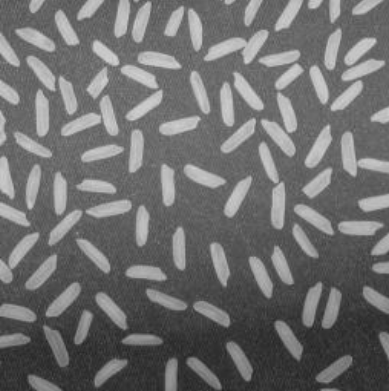
#> input picture CV/proForCV_test4/img.png, 389 x 391 px
$ python split.py   (older library calls are emulated)
#> lines starting #> are read from the running program, lines starting #| are printed output that depends on the picture
import cv2
import numpy as np
imgpath='img.png'


#sobel
img = cv2.imread(imgpath, 0)
#> img is the input picture: shape (391, 389); min 34, max 208, mean 110.6

x = cv2.Sobel(img, cv2.CV_16S, 1, 0)
y = cv2.Sobel(img, cv2.CV_16S, 0, 1)

absX = cv2.convertScaleAbs(x)

absY = cv2.convertScaleAbs(y)

dst1 = cv2.addWeighted(absX, 0.5, absY, 0.5, 0)

cv2.imshow("Result", dst1)
cv2.imwrite('sobel.png',dst1)
#cv2.waitKey(0)
#cv2.destroyAllWindows()


#Roberts

img = cv2.imread(imgpath)

grayImage = cv2.cvtColor(img, cv2.COLOR_BGR2GRAY)


kernelx = np.array([[-1, 0], [0, 1]], dtype=int)
kernely = np.array([[0, -1], [1, 0]], dtype=int)
x = cv2.filter2D(grayImage, cv2.CV_16S, kernelx)
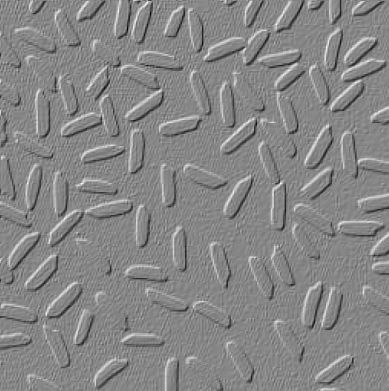
#> x: shape (391, 389) int16; min -74, max 66, mean -0.2; drawn with min black and max white
y = cv2.filter2D(grayImage, cv2.CV_16S, kernely)
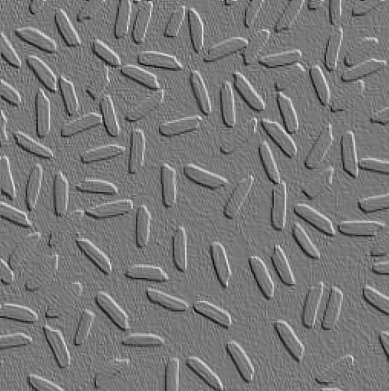
#> y: shape (391, 389) int16; min -63, max 70, mean -0.1; drawn with min black and max white

absX = cv2.convertScaleAbs(x)
absY = cv2.convertScaleAbs(y)
dst2 = cv2.addWeighted(absX, 0.5, absY, 0.5, 0)

cv2.imshow("Result2", dst2)
cv2.imwrite('Roberts.png',dst2)
#cv2.waitKey(0)


#prewitt

img = cv2.imread(imgpath)


grayImage = cv2.cvtColor(img, cv2.COLOR_BGR2GRAY)

kernelx = np.array([[1, 1, 1], [0, 0, 0], [-1, -1, -1]], dtype=int)
kernely = np.array([[-1, 0, 1], [-1, 0, 1], [-1, 0, 1]], dtype=int)
x = cv2.filter2D(grayImage, cv2.CV_16S, kernelx)
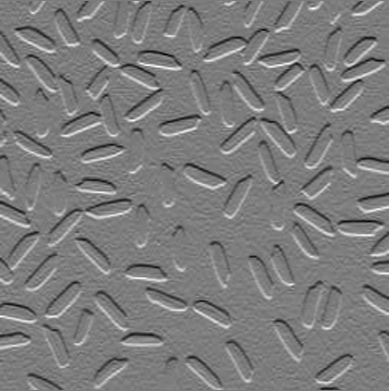
#> x: shape (391, 389) int16; min -231, max 242, mean 1; drawn with min black and max white
y = cv2.filter2D(grayImage, cv2.CV_16S, kernely)

absX = cv2.convertScaleAbs(x)
absY = cv2.convertScaleAbs(y)
dst3 = cv2.addWeighted(absX, 0.5, absY, 0.5, 0)
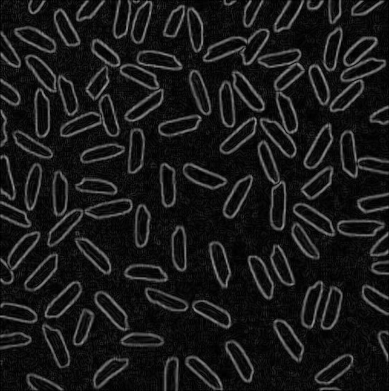
#> dst3: shape (391, 389); min 0, max 154, mean 25

cv2.imshow("Result3", dst3)
cv2.imwrite('prewitt.png',dst3)
#cv2.waitKey(0)


#log

img = cv2.imread(imgpath)

grayImage = cv2.cvtColor(img, cv2.COLOR_BGR2GRAY)

dst = cv2.Laplacian(grayImage, cv2.CV_16S, ksize=3)
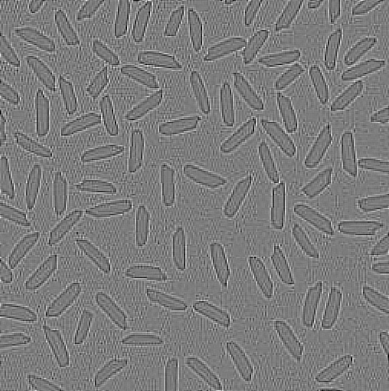
#> dst: shape (391, 389) int16; min -286, max 298, mean 0; drawn with min black and max white
dst4 = cv2.convertScaleAbs(dst)
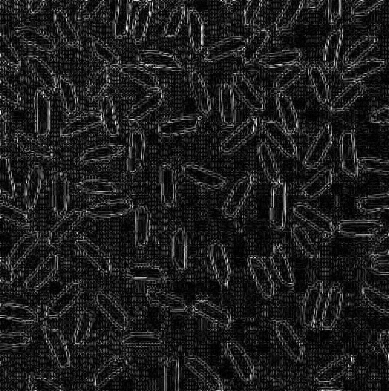
#> dst4: shape (391, 389); min 0, max 255, mean 28.9

cv2.imshow("Result4", dst4)
cv2.imwrite('log.png',dst4)
#cv2.waitKey(0)

#canny
img = cv2.imread(imgpath, 0)
img = cv2.GaussianBlur(img, (3, 3), 0)
dst5 = cv2.Canny(img, 50, 150)
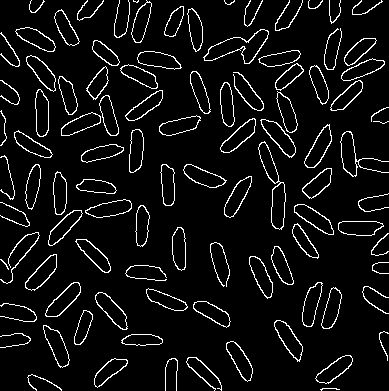
#> dst5: shape (391, 389); 6.6% white in thin lines or dots


cv2.imshow("Result5", dst5)
cv2.imwrite('canddy.png',dst5)
cv2.waitKey(0)
